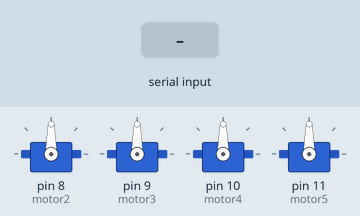
Bench run of a sketch on a simulated Arduino Mega 2560, built with avr-gcc and run on an emulated ATmega2560. On the bench: 4 × servo. Inputs (shaded band) come from the test bench.

Above: at 9.2 s.
9.3 s: "$$" received over Serial
At 9.9 s:
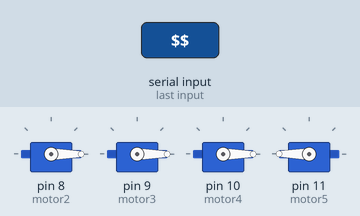
Timing chart, 0 to 12.3 s (numbered marks = the images above; inputs shaded):
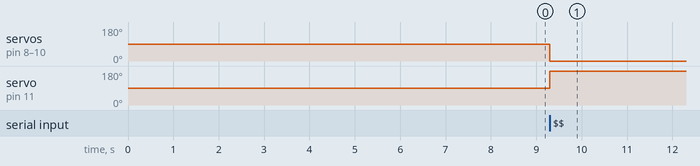

Measured:
- after the input at 9.3 s, servo on pin 8 (motor2), servo on pin 9 (motor3), servo on pin 10 (motor4): 90° → 0° at once; servo on pin 11 (motor5): 90° → 180° at once

The sketch:

nano_driver.ino
```cpp
#include <Servo.h>
Servo motor2;
Servo motor3;
Servo motor4;
Servo motor5;
String M = "";
void move(int m1, int m2, int m3, int m4) {
  motor2.writeMicroseconds(1490 + m1);
  motor3.writeMicroseconds(1490 + m2);
  motor4.writeMicroseconds(1490 + m3);
  motor5.writeMicroseconds(1490 - m4);

}
void setup() {
  // put your setup code here, to run once:
  // motor pwm pins
  motor2.attach(8, 1000, 2000);
  motor3.attach(9, 1000, 2000);
  motor4.attach(10, 1000, 2000);
  motor5.attach(11, 1000, 2000);
  delay(8000);
  Serial.begin(9600);
}

void loop() {
  if (Serial.available()) {
    char c = Serial.read();
    if (c == '$') {
      int m1 = M.substring(0, 4).toInt() - 2000;
      int m2 = M.substring(4, 8).toInt() - 2000;
      int m3 = M.substring(8, 12).toInt() - 2000;
      int m4 = M.substring(12, 16).toInt() -2000;
      move(m1, m2, m3, m4);
      M = "";
    } else {
      M += c;
      if (M.length() > 17)
        M = "";
    }
  }
}
```

main.cpp
```cpp
#include <Arduino.h>
#include <IBusBM.h>
#include <Wire.h>
#include <Adafruit_GFX.h>
#include <Max72xxPanel.h>

const int compassAddr = 0x01;
const byte M[8] = {0b11000011,0b11000011,0b11000011,0b11011011,0b11111111,0b11111111,0b11100111,0b11000011};
const byte A[8] = {0b01100110,0b01100110,0b01111110,0b01111110,0b01100110,0b01100110,0b01111110,0b00111100};
const byte G[8] = {0b11111111,0b10100101,0b11100111,0b00100100,0b00100100,0b00111100,0b00100100,0b00011000};
const byte N[8] = {0b11000011,0b11000111,0b11001111,0b11011111,0b11111011,0b11110011,0b11100011,0b11000011};
const byte B[8] = {0b00011110,0b00111111,0b10111111,0b10111111,0b10111111,0b10011110,0b01001100,0b00111000};

IBusBM ibus;
Max72xxPanel matrix = Max72xxPanel(53, 1, 1);

String nano;
int state;
int kp, kd, ki;
int err, speed, goal, azimuth;
bool boolgun = false, boolbomb = false;


int readChannel(byte channelInput, int minLimit, int maxLimit, int defaultValue) {
    uint16_t ch = ibus.readChannel(channelInput);
    if (ch < 100) return defaultValue;
    return map(ch, 1000, 2000, minLimit, maxLimit);
}

bool key() {
    return digitalRead(A0);
}

void mat() {
    matrix.fillScreen(LOW);

    if (state == 0) for (int i = 0; i < 8; i++) for (int j = 0; j < 8; ++j) matrix.drawPixel(j, i, N[i] & (1 << j));
    if (state == 1) for (int i = 0; i < 8; i++) for (int j = 0; j < 8; ++j) matrix.drawPixel(j, i, A[i] & (1 << j));
    if (state == 2) {
        if     (boolbomb) for (int i = 0; i < 8; i++) for (int j = 0; j < 8; ++j) matrix.drawPixel(j, i, B[i] & (1 << j));
        else if(boolgun ) for (int i = 0; i < 8; i++) for (int j = 0; j < 8; ++j) matrix.drawPixel(j, i, G[i] & (1 << j));
        else              for (int i = 0; i < 8; i++) for (int j = 0; j < 8; ++j) matrix.drawPixel(j, i, M[i] & (1 << j));
    }

    matrix.write();
}

void compass() {
    Wire.beginTransmission(compassAddr);
    Wire.write(0x44);
    Wire.endTransmission();

    Wire.requestFrom(compassAddr, 2);
    while (Wire.available() < 2);

    byte lowbyte = Wire.read();
    byte highbyte = Wire.read();

    azimuth = word(highbyte, lowbyte);
}

void pid() {
    nano = "";

    int u = 0;

    nano = String(speed) // m1
           + String(speed) // m2
           + String(u)     // m3
           + String(u);    // m4
}

void neutral() {
    nano = "200020002000200000";
}

void rpi() {
    if(Serial2) {
        String rpi = Serial2.readStringUntil('$');

        if (rpi[0] == 0) { // default mode
            err   =            rpi.substring(1, 4).toInt() - 180,
                    speed = 2000 + map(rpi.substring(4, 7).toInt() - 100, 0, 100, -500, 500);

            pid();
        }

        if (rpi[0] == 1) { // omni mode
            nano = String(2000 + map(rpi.substring(1, 4 ).toInt() - 100, 0, 100, -500, 500))  // m1
                   + String(2000 + map(rpi.substring(4, 7 ).toInt() - 100, 0, 100, -500, 500))  // m2
                   + String(2000 + map(rpi.substring(7, 10).toInt() - 100, 0, 100, -500, 500))  // m3
                   + String(2000 + map(rpi.substring(10,13).toInt() - 100, 0, 100, -500, 500)); // m4
        }

        if (rpi[0] == 2) { // compass mode
            compass();

            goal  = 2000 + map(rpi.substring(1, 4).toInt() - 100, 0, 100, -500, 500),
                    speed = 2000 + map(rpi.substring(4, 7).toInt() - 100, 0, 100, -500, 500);
            err = goal - err;

            pid();
        }
    }
}

void manual() {
    err   =        readChannel(3, -500, 500, 0),
            speed = 2000 + readChannel(1, -500, 500, 0);

    nano = String(speed) + String(speed) + String(err * -1 + 2000) + String(err + 2000);
}

void debug() {
    String str = "Mode: ";
    state == 0 ? str += "Neutral\n" : state == 1 ? str += "Autonomous\n" : str += "Manual\n";

    str += "Azimuth: " + String(azimuth);

    Serial2.print(str + "$");
}

void setup() {
    ibus.begin(Serial1);     // receiver

    matrix.setIntensity(2); // brightness
    matrix.setRotation (2); // rotation

    Wire.begin();
    Wire.beginTransmission(compassAddr);
    Wire.write(0x01);
    Wire.endTransmission();
    while (Wire.available() > 0) Wire.read();

    Serial .begin(115200); // monitor
    Serial2.begin(115200); // rpi
    Serial3.begin(115200); // nano

    pinMode(A0, INPUT_PULLUP);

    // delay(10000);           // esc init delay
}


void loop() {
    key() ?
    state    = readChannel(8, 0, 2, 1) : state = 1; // 0 auto 1 manual
    boolgun  = readChannel(7, 0, 1, 1);
    boolbomb = readChannel(6, 0, 1, 1);

    mat();
    compass();

    if (state == 0) neutral(); // neutral mode
//     if (state == 1) rpi();     // rpi mode
    if (state == 2) manual();  // manual mode

    Serial.println(azimuth);
    Serial3.println(nano + "$");
    debug();
}
```
